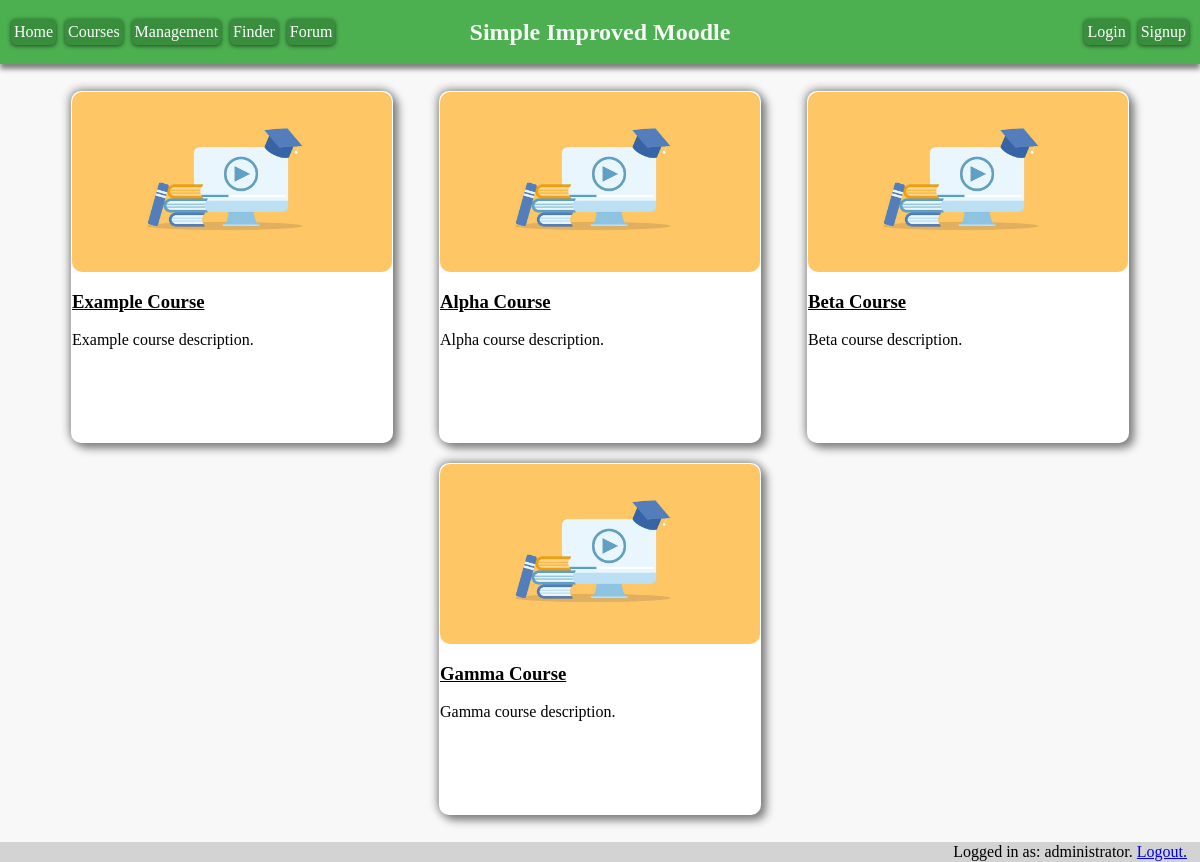
Page /courses.php (signed in) on the committed database.
### tables this page shows
CREATE TABLE Courses (
    ID INTEGER PRIMARY KEY,
    name varchar(255) NOT NULL ,
    description varchar(255),
    image varchar(255) default 'images/default-course-image.jpg'
, administator varchar(255));

### courses.php (the view, shortened to what this page needs)
<!doctype html>
<html lang="en">
<head>
    <link rel="stylesheet" href="style.css">
    <link rel="stylesheet" href="courses.css">
</head>
<body>
<header>
    <div id="navbar">
        <div id="navleft">
            <a class="btn" href="index.php" style="margin-right: 1%">Home</a>
            <a class="btn" href="courses.php" style="margin-right: 1%">Courses</a>
            <?php
            if ($_SESSION["username"] == "administrator"){
                echo '<a class="btn" href="management.php" style="margin-right: 1%">Management</a>';
                echo '<a class="btn" href="find.php" style="margin-right: 1%">Finder</a>';
            }
            ?>
            <?php
            if ($_SESSION["username"] != "Guest"){
                echo '<a class="btn" href="forum.php" style="margin-right: 1%">Forum</a>';
            }
            ?>
        </div>
        <div id="navcentre">
            <h2 class="title">Simple Improved Moodle</h2></div>
        <div id="navright">
            <a class="btn" href="login.html" style="margin-right: 1%">Login</a>
            <a class="btn" href="signup.html">Signup</a>
        </div>
    </div>
</header>
<div id="grid">
    <?php
    $db = new SQLite3("SecureDB.sqlite", SQLITE3_OPEN_READWRITE);
    $query_result = $db->query("SELECT * FROM Courses;");
    $row = $query_result->fetchArray();
    while ($row) {
        echo '<div class="grid-card">
                                <div class="image-div" style="background-image:url(\''. $row[3] .' \') ;"> </div>
                                <h3><a class="course-link" href="course.php?id='. $row[0] .'">' . $row[1] .'</a></h3>
                                <p>' . $row[2] .'</p> </div>';
        $row = $query_result->fetchArray();
    }
    ?>
</div>
<footer id="footer">
    <div id="loginfo">
        Logged in as: <?php echo $_SESSION["username"]."."; ?>
        <a href="logout.php">Logout.</a>
    </div>
</footer>
</body>
</html>

### style.css (style rules this page uses)
body { margin: 0; background-color: #f8f8f8; }
#navbar { width: 100%; height: 64px; display: flex; justify-content: center; align-items: center; background-color: #4CAF50; box-shadow: 0 5px 5px gray; }
#navcentre { width: 33%; display: flex; justify-content: center; }
#navleft { width: 33%; display: flex; justify-content: left; }
#navright { width: 33%; display: flex; justify-content: right; }
#footer { padding: 1px; margin-top: 16px; background-color: lightgray; display: flex; justify-content: flex-end; }
#loginfo { margin-right: 1%; }
.btn { text-decoration: none; position: relative; margin: 5px; padding: 4px 3px 4px 3px; overflow: hidden; border-width: 0; outline: none; border-radius: 5px; box-shadow: 0 1px 4px rgba(0, 0, 0, .6); background-color: #388E3C; color: #FFF; transition: background-color .3s; }
.btn:before { content: ""; position: absolute; top: 50%; left: 50%; display: block; width: 0; padding-top: 0; border-radius: 100%; background-color: rgba(236, 240, 241, .3); -webkit-transform: translate(-50%, -50%); -moz-transform: translate(-50%, -50%); -ms-transform: translate(-50%, -50%); -o-transform: translate(-50%, -50%); transform: translate(-50%, -50%); }
.title { color: #f8f8f8; }

### courses.css (style rules this page uses)
#grid { display: flex; flex-wrap: wrap; padding: 1px; width: 92%; margin: auto; margin-top: 16px; }
.grid-card { padding: 1px; margin: auto; margin-bottom: 10px; margin-top: 10px; width: 320px; height: 350px; background-color: white; border-radius: 10px; box-shadow: 5px 5px 10px gray, -1px -1px 10px gray; }
.image-div { width: 100%; height: 180px; border-radius: 10px; max-height: 180px; background-size: 100%; }
.course-link { color: black; }

### rows in the picture
courses: image (placeholder picture), name "Example Course", description "Example course description."
courses: image (placeholder picture), name "Alpha Course", description "Alpha course description."
courses: image (placeholder picture), name "Beta Course", description "Beta course description."
courses: image (placeholder picture), name "Gamma Course", description "Gamma course description."

### other values in the picture
$_SESSION["username"] "administrator"
